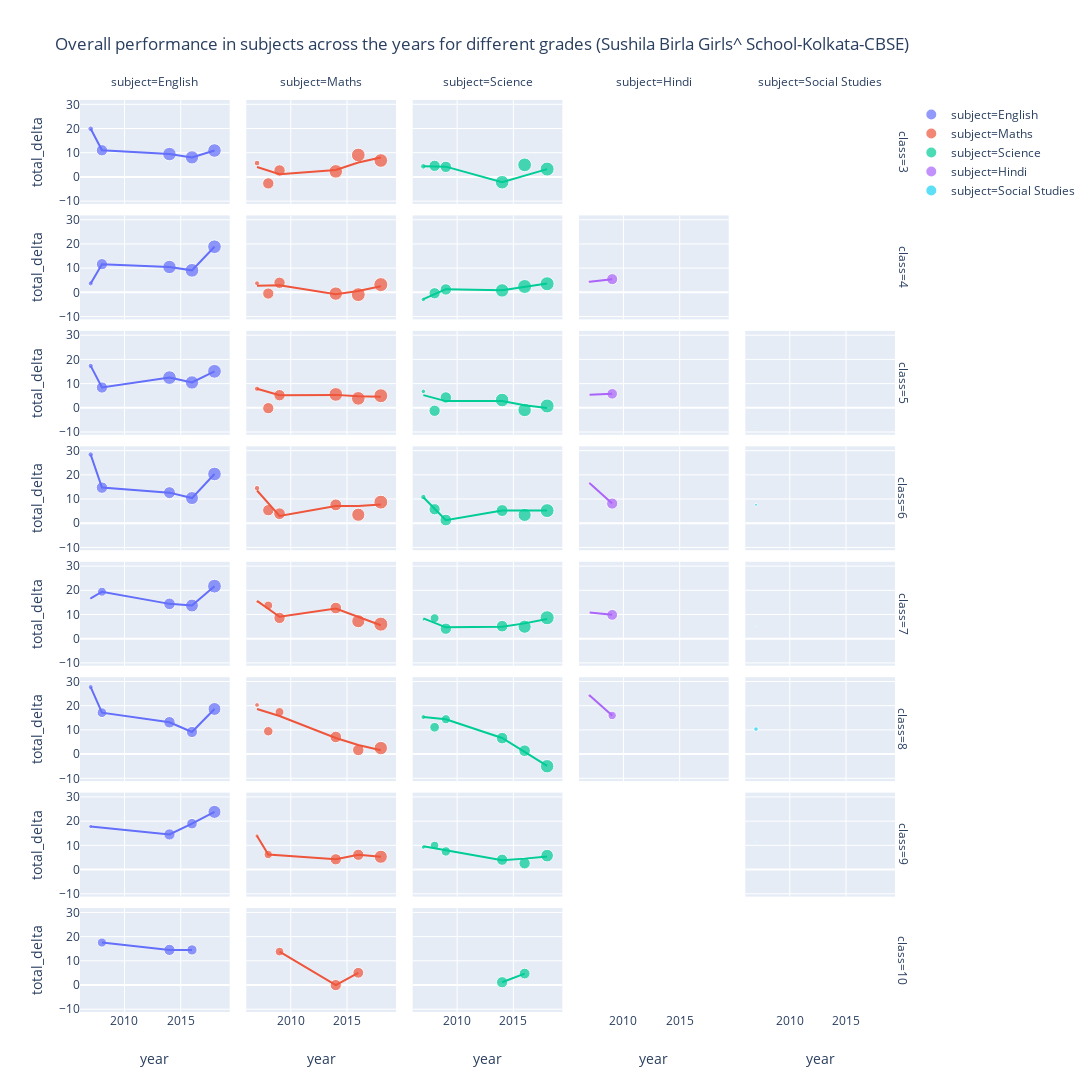

Write notebook code for a chart like this one.
### Code cell
px.scatter(df_school.sort_values('year').drop_duplicates(['papercode']), 
        x = 'year', 
        y = 'total_delta', 
        color='subject',
        facet_row= 'class', 
        facet_col= 'subject', 
        size = 'studentCount',
        size_max= 10,
        trendline="lowess",
        height=2000,
        width=3000,
        title = 'Overall performance in subjects across the years for different grades (%s-%s-%s)'%(school_name, school_city, school_board)  )
